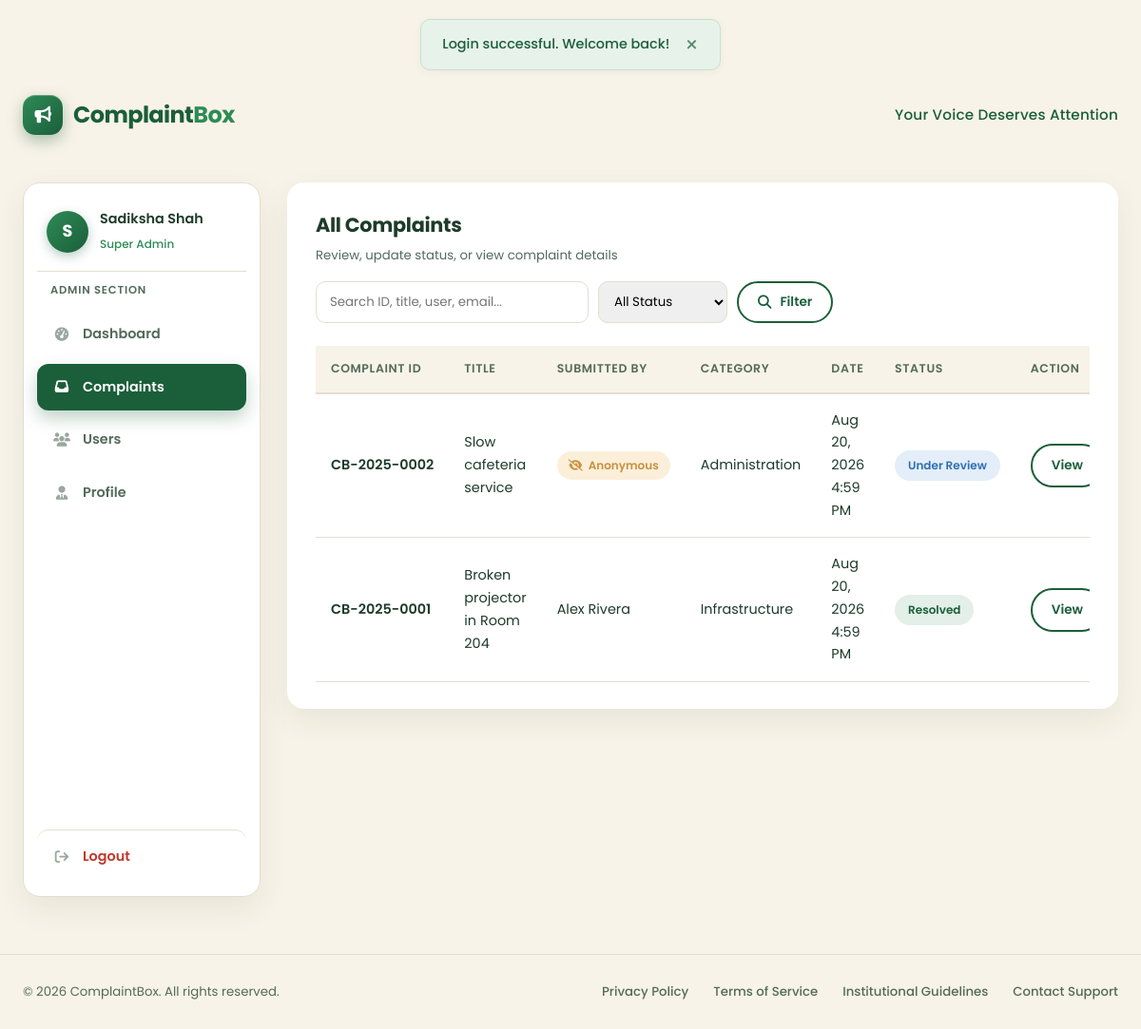
/admin/complaints.php (signed in), run on the app's committed database.
### tables this page shows
CREATE TABLE IF NOT EXISTS users (
  id         INT UNSIGNED AUTO_INCREMENT PRIMARY KEY,
  full_name  VARCHAR(120) NOT NULL,
  email      VARCHAR(120) NOT NULL UNIQUE,
  password   VARCHAR(255) NOT NULL,
  phone      VARCHAR(15)  NOT NULL,
  role       ENUM('super_admin','admin','employee','student') NOT NULL DEFAULT 'student',
  status     ENUM('active','inactive') NOT NULL DEFAULT 'active',
  created_at TIMESTAMP DEFAULT CURRENT_TIMESTAMP,
  updated_at TIMESTAMP DEFAULT CURRENT_TIMESTAMP ON UPDATE CURRENT_TIMESTAMP,

  INDEX idx_user_email (email),
  INDEX idx_user_role  (role),
  INDEX idx_user_status(status)
);

CREATE TABLE IF NOT EXISTS complaints (
  id           INT UNSIGNED AUTO_INCREMENT PRIMARY KEY,
  complaint_id VARCHAR(20)  NOT NULL UNIQUE,
  user_id      INT UNSIGNED NOT NULL,
  title        VARCHAR(160) NOT NULL,
  description  TEXT         NOT NULL,
  category     ENUM('academic','infrastructure','faculty','administration','hostel','library','laboratory','harassment','other') NOT NULL DEFAULT 'other',
  anonymous    TINYINT(1)   NOT NULL DEFAULT 0,
  status       ENUM('pending','review','approved','resolved','rejected') NOT NULL DEFAULT 'pending',
  admin_remark TEXT         NULL,
  evidence     VARCHAR(255) NULL,
  created_at   TIMESTAMP DEFAULT CURRENT_TIMESTAMP,
  updated_at   TIMESTAMP DEFAULT CURRENT_TIMESTAMP ON UPDATE CURRENT_TIMESTAMP,

  INDEX idx_complaint_user   (user_id),
  INDEX idx_complaint_status (status),
  INDEX idx_complaint_category(category),

  CONSTRAINT fk_complaints_user
    FOREIGN KEY (user_id) REFERENCES users(id)
    ON DELETE RESTRICT
    ON UPDATE CASCADE
);

### database/database.php (called while the page is built, shortened)
<?php
function db(): PDO
{
    static $pdo = null;
    if ($pdo === null) {
        $dsn = 'mysql:host=' . DB_HOST . ';dbname=' . DB_NAME . ';charset=' . DB_CHARSET;
        $options = [
            PDO::ATTR_ERRMODE            => PDO::ERRMODE_EXCEPTION,
            PDO::ATTR_DEFAULT_FETCH_MODE => PDO::FETCH_ASSOC,
            PDO::ATTR_EMULATE_PREPARES   => false,
        ];
        try {
            $pdo = new PDO($dsn, DB_USER, DB_PASS, $options);
        } catch (PDOException $e) {
            http_response_code(500);
            echo 'Database connection failed. Please check config/database.php and confirm MySQL is running.';
            exit;
        }
    }
    return $pdo;
}

### includes/admin_auth.php (called while the page is built, shortened)
<?php
require_once __DIR__ . '/functions.php';
$stmt = db()->prepare(
    "SELECT id, full_name, email, password, phone, role, status, created_at
     FROM users WHERE id = :id LIMIT 1"
);
$stmt->execute([':id' => $_SESSION['user_id']]);
$current_user = $stmt->fetch();

### includes/functions.php (called while the page is built, shortened)
<?php
require_once __DIR__ . '/../database/database.php';
function e(?string $value): string
{
    return htmlspecialchars((string) $value, ENT_QUOTES, 'UTF-8');
}
function status_config(): array
{
    return [
        'pending'  => ['label' => 'Pending',      'class' => 'status-pending'],
        'review'   => ['label' => 'Under Review', 'class' => 'status-review'],
        'approved' => ['label' => 'Approved',     'class' => 'status-approved'],
        'resolved' => ['label' => 'Resolved',     'class' => 'status-resolved'],
        'rejected' => ['label' => 'Rejected',     'class' => 'status-rejected'],
    ];
}
function status_label(string $status): string
{
    $cfg = status_config();
    return $cfg[$status]['label'] ?? ucfirst($status);
}
function status_class(string $status): string
{
    $cfg = status_config();
    return $cfg[$status]['class'] ?? 'status-pending';
}
function complaint_categories(): array
{
    return [
        'academic'       => 'Academic',
        'infrastructure' => 'Infrastructure',
        'faculty'        => 'Faculty',
        'administration' => 'Administration',
        'hostel'         => 'Hostel',
        'library'        => 'Library',
        'laboratory'     => 'Laboratory',
        'harassment'     => 'Harassment',
        'other'          => 'Other',
    ];
}
function category_label(string $category): string
{
    $cats = complaint_categories();
    return $cats[$category] ?? ucfirst($category);
}
function role_label(string $role): string
{
    return match ($role) {
        'super_admin' => 'Super Admin',
        'admin'       => 'Administrator',
        'employee'    => 'Employee',
        default       => 'Student',
    };
}
function nice_date(string $date): string
{
    $ts = strtotime($date);
    return $ts ? date('M j, Y g:i A', $ts) : $date;
}

### admin/complaints.php (the view, shortened to what this page needs)
<?php
$active = 'complaints';
require_once __DIR__ . '/../includes/admin_auth.php';
$db = db();
$search = trim($_GET['search'] ?? '');
$sql = "SELECT c.id, c.complaint_id, c.title, c.category, c.status, c.anonymous, c.created_at,
               u.full_name
        FROM complaints c
        JOIN users u ON u.id = c.user_id
        WHERE 1=1";
$params = [];
$sql .= " ORDER BY c.created_at DESC, c.id DESC";
$stmt = $db->prepare($sql);
$stmt->execute($params);
$complaints = $stmt->fetchAll();
include __DIR__ . '/../includes/header.php';
?>
<div class="container dash-layout">
  <?php include __DIR__ . '/../includes/admin_sidebar.php'; ?>
  <main class="dash-main">
    <div class="card">
      <div class="card-head">
        <div>
          <h2>All Complaints</h2>
          <p>Review, update status, or view complaint details</p>
        </div>
        <form action="complaints.php" method="GET" class="toolbar" style="display:flex; gap:10px; flex-wrap:wrap;">
          <input
            type="text"
            name="search"
            value="<?php echo e($search); ?>"
            placeholder="Search ID, title, user, email..."
            style="width:auto; min-width:220px; height:44px; padding:0 14px; border:1.5px solid var(--border); border-radius:10px;"
          />
          <select name="status" style="width:auto; height:44px; padding:0 12px; border:1.5px solid var(--border); border-radius:10px;">
            <option value="">All Status</option>
          </select>
          <button type="submit" class="btn btn-outline btn-sm">
            <i class="fa-solid fa-magnifying-glass"></i> Filter
          </button>
        </form>
      </div>
      <div class="table-wrap">
        <?php if (empty($complaints)): ?>
          <div class="empty-state">
            <i class="fa-regular fa-folder-open"></i>
            <p>No complaints found.</p>
          </div>
        <?php else: ?>
          <table class="data-table">
            <thead>
              <tr>
                <th>Complaint ID</th>
                <th>Title</th>
                <th>Submitted By</th>
                <th>Category</th>
                <th>Date</th>
                <th>Status</th>
                <th>Action</th>
              </tr>
            </thead>
            <tbody>
              <?php foreach ($complaints as $c): ?>
              <tr>
                <td class="id-cell"><?php echo e($c['complaint_id']); ?></td>
                <td><?php echo e($c['title']); ?></td>
                <td>
                  <?php if ((int) $c['anonymous'] === 1): ?>
                    <span class="role-badge role-admin"><i class="fa-solid fa-eye-slash"></i> Anonymous</span>
                  <?php else: ?>
                    <?php echo e($c['full_name']); ?>
                  <?php endif; ?>
                </td>
                <td><?php echo e(category_label($c['category'])); ?></td>
                <td><?php echo e(nice_date($c['created_at'])); ?></td>
                <td>
                  <span class="status-badge <?php echo status_class($c['status']); ?>">
                    <?php echo status_label($c['status']); ?>
                  </span>
                </td>
                <td>
                  <a href="complaint_view.php?id=<?php echo (int) $c['id']; ?>" class="btn btn-outline btn-sm">View</a>
                </td>
              </tr>
              <?php endforeach; ?>
            </tbody>
          </table>
        <?php endif; ?>
      </div>
    </div>
  </main>
</div>
<?php include __DIR__ . '/../includes/footer.php'; ?>

### includes/admin_sidebar.php (shortened to what this page needs)
<?php
$active = $active ?? '';
$role   = $current_user['role'] ?? 'admin';
?>
<aside class="sidebar">
  <div class="sidebar-user">
    <span class="sidebar-avatar"><?php echo e(strtoupper(substr($current_user['full_name'], 0, 1))); ?></span>
    <span class="sidebar-user-info">
      <strong><?php echo e($current_user['full_name']); ?></strong>
      <small><?php echo e(role_label($role)); ?></small>
    </span>
  </div>
  <p class="sidebar-label">Admin Section</p>
  <nav class="sidebar-menu" aria-label="Admin navigation">
    <a href="dashboard.php" class="menu-item <?php echo $active === 'dashboard' ? 'active' : ''; ?>">
      <i class="fa-solid fa-gauge-high"></i> Dashboard
    </a>
    <a href="complaints.php" class="menu-item <?php echo $active === 'complaints' ? 'active' : ''; ?>">
      <i class="fa-solid fa-inbox"></i> Complaints
    </a>
    <a href="users.php" class="menu-item <?php echo $active === 'users' ? 'active' : ''; ?>">
      <i class="fa-solid fa-users"></i> Users
    </a>
    <a href="profile.php" class="menu-item <?php echo $active === 'profile' ? 'active' : ''; ?>">
      <i class="fa-solid fa-user-tie"></i> Profile
    </a>
    <a href="../logout.php" class="menu-item menu-item--logout">
      <i class="fa-solid fa-arrow-right-from-bracket"></i> Logout
    </a>
  </nav>
</aside>

### data on the page
users: full_name "S", full_name "Sadiksha Shah", role "Super Admin"
complaints: complaint "CB-2025-0002", title "Slow cafeteria service", anonymous 1 (drawn), category "Administration", created_at "Aug 20, 2026 4:59 PM", status "Under Review"
complaints: complaint "CB-2025-0001", title "Broken projector in Room 204", user.full_name "Alex Rivera", category "Infrastructure", created_at "Aug 20, 2026 4:59 PM", status "Resolved"

### other printed values
$flash['message'] "Login successful. Welcome back!"
